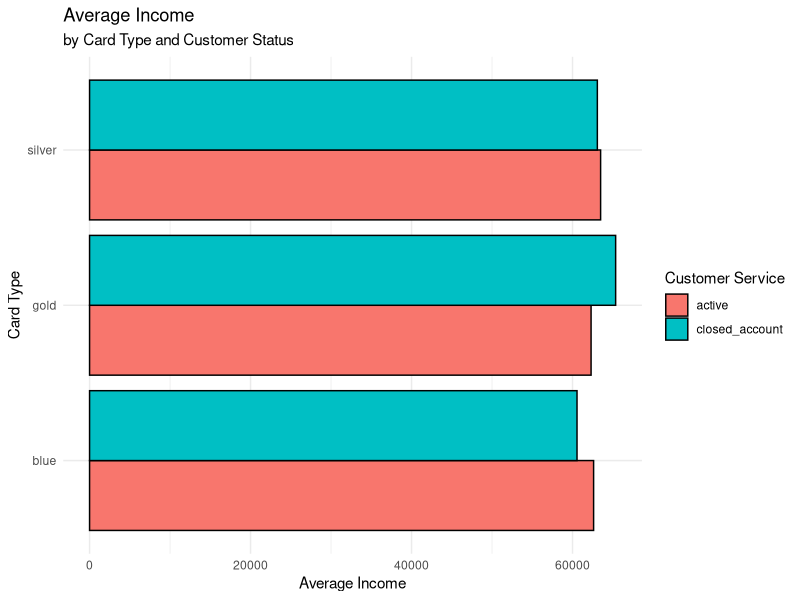
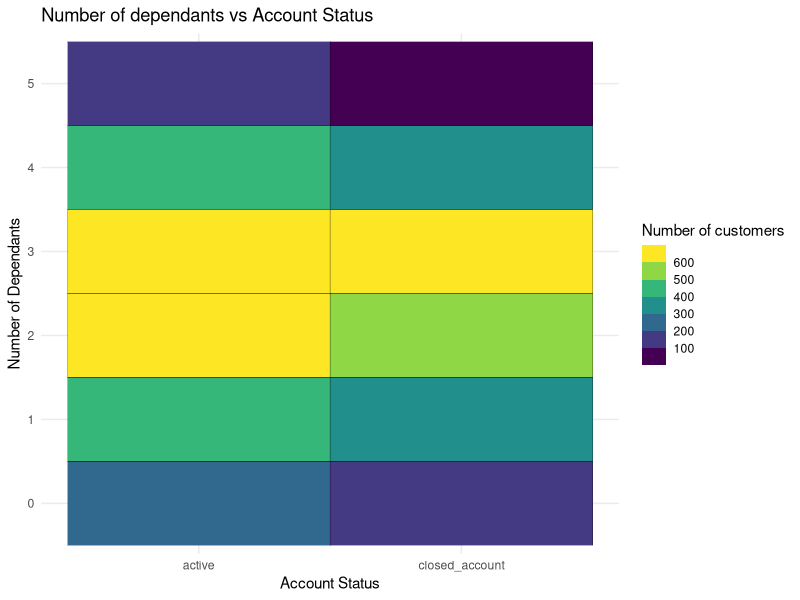
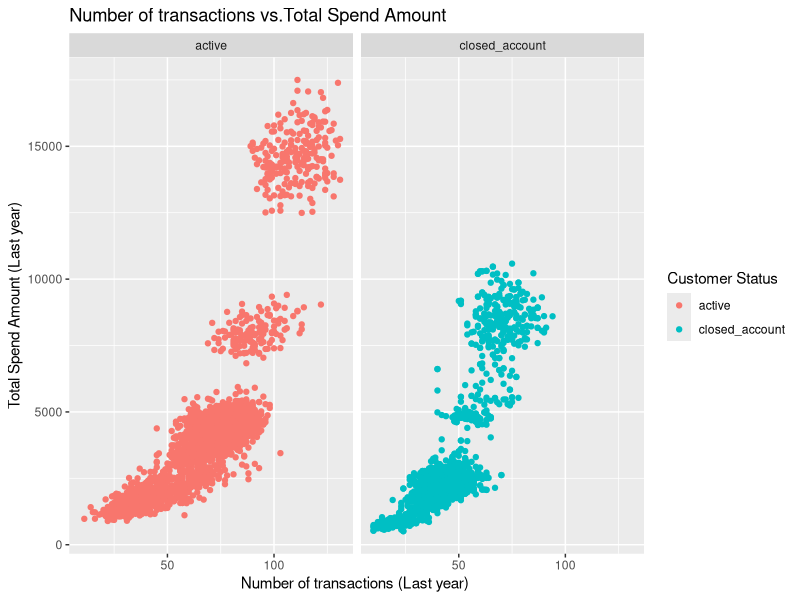
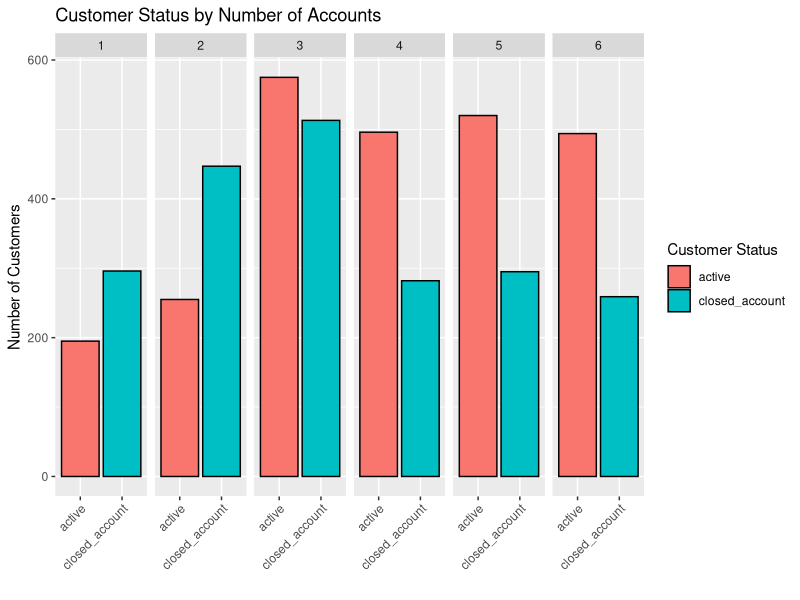
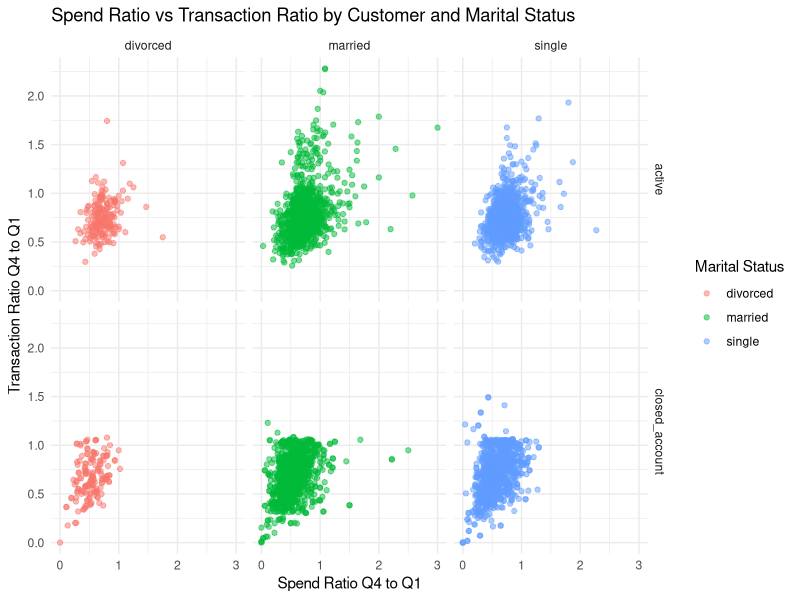

Generate these figures, in order, with R:
library(tidyverse)

credit_card_df<-read.csv("customer.csv")

#Exploratory Data Analysis

(df1 <- credit_card_df %>%
    group_by(card_type,customer_status) %>%
    summarise(
      n_customers = n(),
      avg_climit=mean(credit_limit),
      min_income=min(income),
      avg_income=mean(income),
      max_income=max(income)
    ))

ggplot(df1, aes(x = card_type, y = avg_income, fill = customer_status)) +
  geom_bar(stat = "identity", position = position_dodge(),color="black") +
  labs(title = "Average Income",subtitle="by Card Type and Customer Status",
       x = "Card Type",
       y = "Average Income",
       fill="Customer Service")+
  theme_minimal() +coord_flip()

(df2 <- credit_card_df %>%
    group_by(dependents,customer_status) %>%
    summarise(
      n_customers = n()
    ))

ggplot(df2, aes(x = customer_status, y = factor(dependents), fill = n_customers)) +
  geom_tile(color="black") +
  scale_fill_viridis_b() +
  labs(title = "Number of dependants vs Account Status",
       x = "Account Status",
       y = "Number of Dependants", 
       fill = "Number of customers") +
  theme_minimal()

(df3 <- credit_card_df %>%
    group_by(customer_status) %>%
    summarise(
      n_customers = n(),
      avg_num_trans=mean(transactions_last_year),
      avg_total_spend=mean(total_spend_last_year)
    ))

ggplot(credit_card_df, aes(x = transactions_last_year, y = total_spend_last_year, color=customer_status)) +
  geom_point() +
  facet_wrap(~ customer_status)+
  labs(title = "Number of transactions vs.Total Spend Amount",
       x="Number of transactions (Last year) ",
       y="Total Spend Amount (Last year)",
       color="Customer Status")

(df4 <- credit_card_df %>%
    group_by(total_accounts,customer_status) %>%
    summarise(
      n_customers = n(),
    ))


ggplot(data = credit_card_df, mapping = aes(x = customer_status, fill = customer_status)) +
  geom_bar(stat = "count",color="black") + 
  facet_wrap(~ total_accounts, nrow = 1) +
  labs(title = "Customer Status by Number of Accounts", x = " ",
       y = "Number of Customers",fill="Customer Status") +
  theme(axis.text.x = element_text(angle = 45, hjust = 1))

(df5 <- credit_card_df %>%
    group_by(marital_status,customer_status) %>%
    summarise(
      n_cust = n(),
      avg_TR=mean(transaction_ratio_q4_q1),
      min_TR=min(transaction_ratio_q4_q1),
      max_TR=max(transaction_ratio_q4_q1),
      avg_SR=mean(spend_ratio_q4_q1),
      min_SR=min(spend_ratio_q4_q1),
      max_TR=max(spend_ratio_q4_q1),
    ))

# TR & SR stands for transaction ratio and spend ratio respectively

ggplot(credit_card_df, aes(x = transaction_ratio_q4_q1, y = spend_ratio_q4_q1, color = marital_status)) +
  geom_point(alpha = 0.5) +
  facet_grid(customer_status ~ marital_status) +  # Changed from facet_wrap to facet_grid
  labs(title = "Spend Ratio vs Transaction Ratio by Customer and Marital Status",
       x = "Spend Ratio Q4 to Q1",
       y = "Transaction Ratio Q4 to Q1",
       color = "Marital Status") +
  theme_minimal()